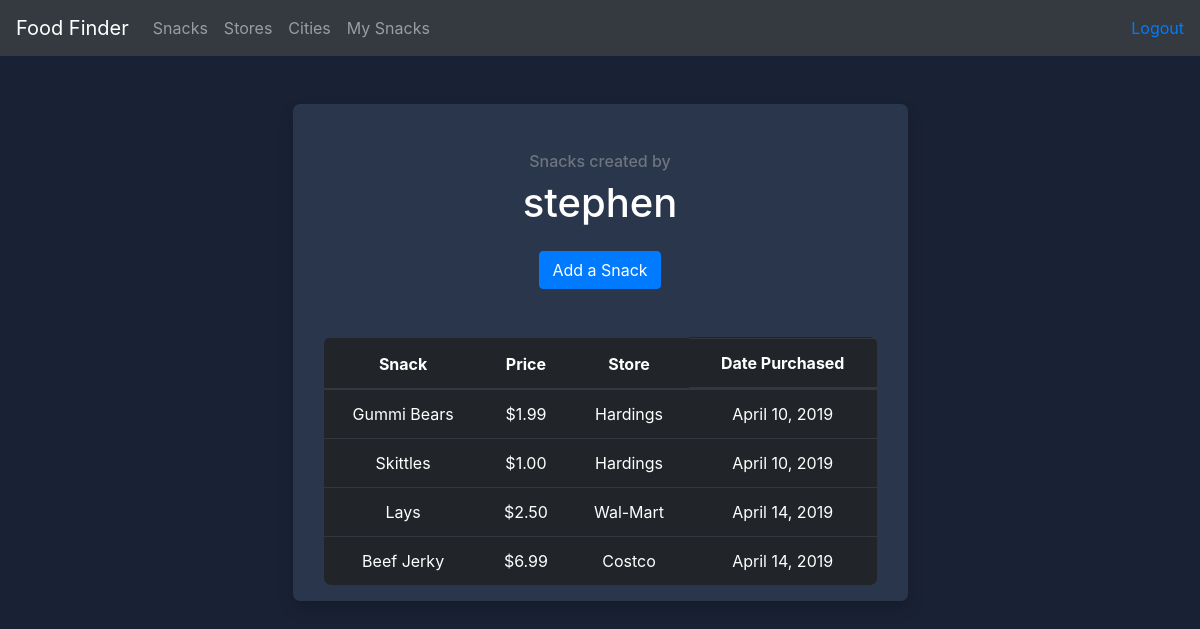
The page /my_snacks/ (signed in) on the database its author committed.
### food/models.py (models this page shows)
class Snack(models.Model):
    store = models.ForeignKey(Store, on_delete=models.CASCADE)
    name = models.CharField(max_length=255)
    price = models.DecimalField(default=1.00, decimal_places=2, max_digits=6)
    date_found = models.DateTimeField(auto_now_add=True, blank=True)
    sale = models.BooleanField(default=False)
    snack_author = models.ForeignKey(settings.AUTH_USER_MODEL, on_delete=models.CASCADE, null=True)
    def __str__(self):
        return f'%s' % self.name
    def pretty_price_string(self):
        fancy_price = f'$%.2f' % self.price
        return fancy_price

class Store(models.Model):
    name = models.CharField(max_length=255)
    city = models.CharField(max_length=255)
    def __str__(self):
        return f'%s' % self.name

### food/views.py (the view)
# urls.py: path('my_snacks/', views.user_snacks, name='my_snacks'),
@login_required()
def user_snacks(request):
    users_snacks = Snack.objects.filter(snack_author=request.user)
    context = {
        'users_snacks': users_snacks
    }
    return render(request, 'food/my_snacks.html', context)

### food/templates/food/my_snacks.html
{% extends 'food/base.html' %}
{% block content %}
    <div class="row justify-content-center mt-5">
        <div class="col-lg-6 col-md-8 col-10 text-center shadow">
            <div class="m-3">
                <div class="m-5">
                    <h6 class="text-muted">Snacks created by</h6>
                    <h1>{{ user }}</h1>
                    <a class="text-white btn btn-md btn-primary mt-3" href="{% url 'food:create_snack' %}">Add a
                        Snack</a>
                </div>
                {% if users_snacks %}
                    <table class="table table-dark">
                        <thead>
                        <tr>
                            <th scope="col">Snack</th>
                            <th scope="col">Price</th>
                            <th scope="col">Store</th>
                            <th class="d-none d-sm-block" scope="col">Date Purchased</th>
                        </tr>
                        </thead>
                        <tbody>
                        {% for snack in users_snacks %}
                            <tr>
                                <td>{{ snack }}</td>
                                <td>{{ snack.pretty_price_string }}</td>
                                <td>{{ snack.store }}</td>
                                <td class="d-none d-sm-block">{{ snack.date_found.date }}</td>
                            </tr>
                        {% endfor %}
                        </tbody>
                    </table>
                {% else %}
                    <h4>You have added no snacks</h4>
                {% endif %}
            </div>
        </div>
    </div>
{% endblock %}

### static/css/custom-styles.css (style rules this page uses)
body { background-color: #192134; color: white; }
.shadow { background-color: #2A364C; border-radius: 7px; }
.table-dark { border-radius: 7px; }

### rows shown on the page
Snack: name "Gummi Bears", pretty_price_string "$1.99", store "Hardings", date_found "April 10, 2019"
Snack: name "Skittles", pretty_price_string "$1.00", store "Hardings", date_found "April 10, 2019"
Snack: name "Lays", pretty_price_string "$2.50", store "Wal-Mart", date_found "April 14, 2019"
Snack: name "Beef Jerky", pretty_price_string "$6.99", store "Costco", date_found "April 14, 2019"

### other values the page prints
{{ user }} "stephen"
